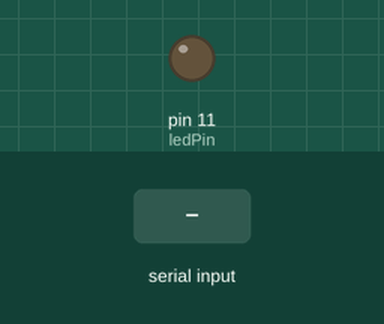
A sketch run on a simulated Arduino Uno, built with avr-gcc and run on an emulated ATmega328P. Shown: output pins drawn as LEDs (lit = HIGH). The test bench sets the inputs (shaded band).

Above: at 1.2 s.
1.3 s: "90,45\n" received over Serial
At 1.7 s:
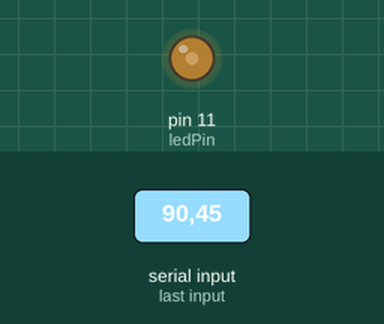
2.9 s: "30,150\n" received over Serial
At 4.2 s:
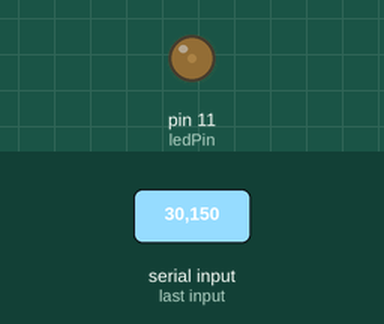
4.5 s: "200\n" received over Serial
At 5.4 s:
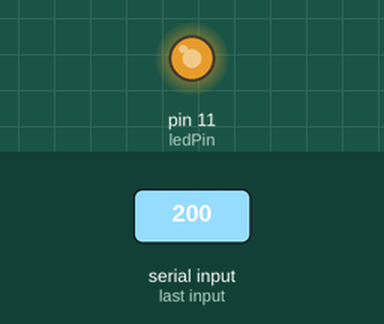
6.0 s: "90\n" received over Serial
At 6.6 s:
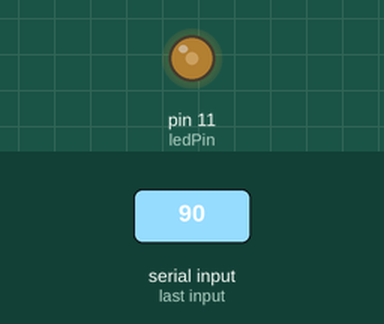
Timing chart, 0 to 8.5 s (numbered marks = the images above; inputs shaded):
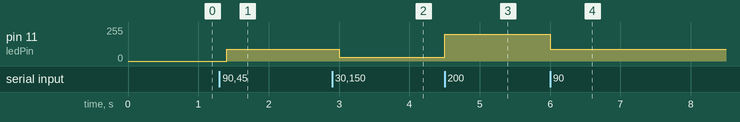

The sketch:

sketch_jun06a.ino
```cpp
int ledPin = 11;  // The pin connected to an LED

void setup() {
  // Initialize the LED pin as an output
  pinMode(ledPin, OUTPUT);

  Serial.begin(9600);
}

void loop() {
  // Fade the LED on

 // analogWrite(ledPin, 200);
    if(Serial.available()){
    int input= Serial.readStringUntil('\n').toInt();
    analogWrite(ledPin,input);
  }
    delay(100);
}
```

Measured:
- after the input at 1.3 s, pin 11 (ledPin): 0/255 → 90/255 after 0.10 s
- after the input at 2.9 s, pin 11 (ledPin): 90/255 → 30/255 after 0.10 s
- after the input at 4.5 s, pin 11 (ledPin): 30/255 → 200/255 at once
- after the input at 6.0 s, pin 11 (ledPin): 200/255 → 90/255 at once
